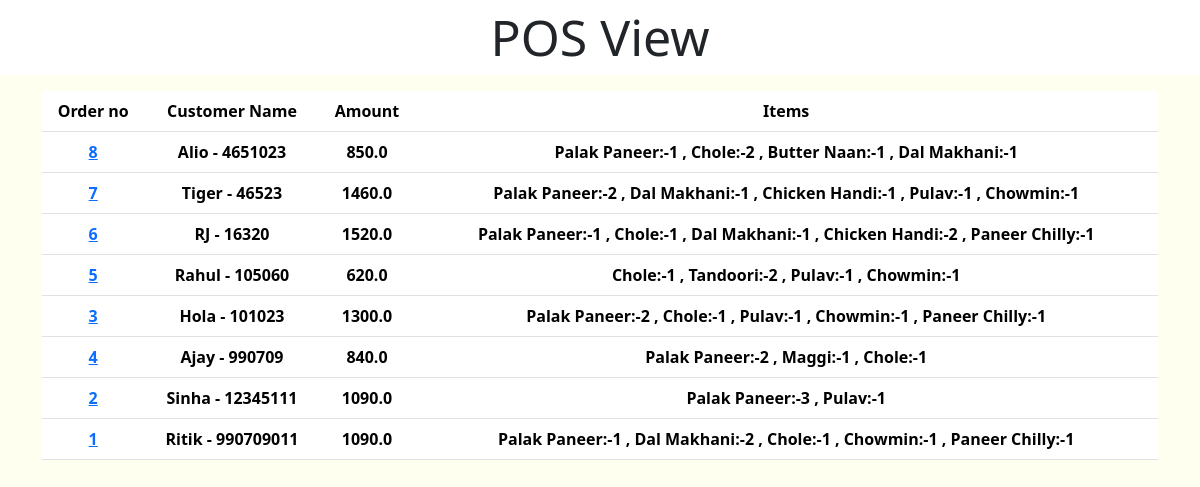
Screenshot of /pos/ with the database file from the repository.
### pos/models.py (models this page shows)
class POS(models.Model):
    order_inf=models.OneToOneField(Order,on_delete=models.CASCADE,)
    def order_in(self):
        return self.order_inf.order_no
    def Amount(self):
        L=[]
        for ord in self.order_inf.orderitems_set.all():
            L.append(ord.quantity*ord.item.price)
        return sum(L)
    def Items(self):
        d={}
        for i in self.order_inf.orderitems_set.all():
            d[i.item.item]=i.quantity
        state=' , '.join([f"{key}:-{value}" for key, value in d.items()])
        return(state)

### menu/models.py (models this page shows, shortened)
class Order(models.Model):
    items=models.ManyToManyField(Menu,through='OrderItems')
    service_id=models.ForeignKey(Customer,on_delete=models.CASCADE)
    order_no=models.CharField(max_length=20,unique=True)

class Customer(models.Model):
    date=models.DateTimeField()
    name=models.CharField(max_length=20)
    phone=models.CharField(max_length=10)
    service_type=models.CharField(max_length=20)
    service_id=models.CharField(max_length=10)
    def __str__(self):
        return f" {self.name} - {self.phone}"

class OrderItems(models.Model):
    order = models.ForeignKey(Order, on_delete=models.CASCADE)
    item = models.ForeignKey(Menu, on_delete=models.CASCADE)
    quantity = models.PositiveIntegerField(default=0)

class Menu(models.Model):
    category=models.ForeignKey(Category,on_delete=models.CASCADE)
    item=models.CharField(unique=True,max_length=25)
    item_desc=models.CharField(max_length=120)
    price=models.FloatField()

### pos/views.py (the view)
# urls.py: path('pos/',pos,name='pos'),
def pos(request):
    data=POS.objects.all().order_by('-id')
    return render(request,'pos.html',{'data':data})

### templates/pos.html (shortened to what this page needs)
<!DOCTYPE html>
<html lang="en">
<head>
    <link href="https://cdn.jsdelivr.net/npm/bootstrap@5.3.1/dist/css/bootstrap.min.css" rel="stylesheet">
</head>
<body style="background-color: ivory;">
    <p style="text-align:center;font-size: 50px; background-color:white;">POS View</p>
    <div class="container text-center">
        <div class="row justify-content-start">
          <div  class="content-table col-12">
    <table class="table">
        <thead>
            <tr>
                <th scope="col">Order no</th>
                <th scope="col">Customer Name</th>
                <th scope="col">Amount</th>
                <th scope="col">Items</th>
            </tr>
        </thead>
        <tbody>
        {% for i in data%}
        <tr>
            <th scope="col"><a href="/order/{{i.order_inf.service_id.id}}"> {{i.order_in}}</a></th>
            <th scope="col">{{i.order_inf.service_id}}</th>
            <th scope="col">{{i.Amount}}</th>
            <th scope="col">{{i.Items}}</th>
        </tr>
        {%endfor%}
    </tbody>
    </table>
    </div></div></div>
</body>
</html>

### rows the page displays
POS: order_in "8", order_inf.service_id "Alio - 4651023", Amount "850.0", Items "Palak Paneer:-1 , Chole:-2 , Butter Naan:-1 , Dal Makhani:-1"
POS: order_in "7", order_inf.service_id "Tiger - 46523", Amount "1460.0", Items "Palak Paneer:-2 , Dal Makhani:-1 , Chicken Handi:-1 , Pulav:-1 , Chowmin:-1"
POS: order_in "6", order_inf.service_id "RJ - 16320", Amount "1520.0", Items "Palak Paneer:-1 , Chole:-1 , Dal Makhani:-1 , Chicken Handi:-2 , Paneer Chilly:-1"
POS: order_in "5", order_inf.service_id "Rahul - 105060", Amount "620.0", Items "Chole:-1 , Tandoori:-2 , Pulav:-1 , Chowmin:-1"
POS: order_in "3", order_inf.service_id "Hola - 101023", Amount "1300.0", Items "Palak Paneer:-2 , Chole:-1 , Pulav:-1 , Chowmin:-1 , Paneer Chilly:-1"
POS: order_in "4", order_inf.service_id "Ajay - 990709", Amount "840.0", Items "Palak Paneer:-2 , Maggi:-1 , Chole:-1"
POS: order_in "2", order_inf.service_id "Sinha - 12345111", Amount "1090.0", Items "Palak Paneer:-3 , Pulav:-1"
POS: order_in "1", order_inf.service_id "Ritik - 990709011", Amount "1090.0", Items "Palak Paneer:-1 , Dal Makhani:-2 , Chole:-1 , Chowmin:-1 , Paneer Chilly:-1"
